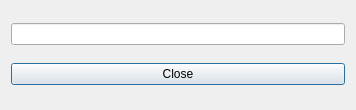
<?xml version="1.0" encoding="UTF-8"?>
<ui version="4.0">
 <class>Dialog</class>
 <widget class="QDialog" name="Dialog">
  <property name="geometry">
   <rect>
    <x>0</x>
    <y>0</y>
    <width>356</width>
    <height>110</height>
   </rect>
  </property>
  <property name="minimumSize">
   <size>
    <width>120</width>
    <height>91</height>
   </size>
  </property>
  <property name="maximumSize">
   <size>
    <width>356</width>
    <height>110</height>
   </size>
  </property>
  <property name="windowTitle">
   <string>Dialog</string>
  </property>
  <layout class="QVBoxLayout" name="verticalLayout">
   <item>
    <widget class="QLineEdit" name="lineEdit">
     <property name="readOnly">
      <bool>true</bool>
     </property>
    </widget>
   </item>
   <item>
    <widget class="QPushButton" name="pushButton">
     <property name="text">
      <string>Close</string>
     </property>
    </widget>
   </item>
  </layout>
 </widget>
 <resources/>
 <connections/>
</ui>
